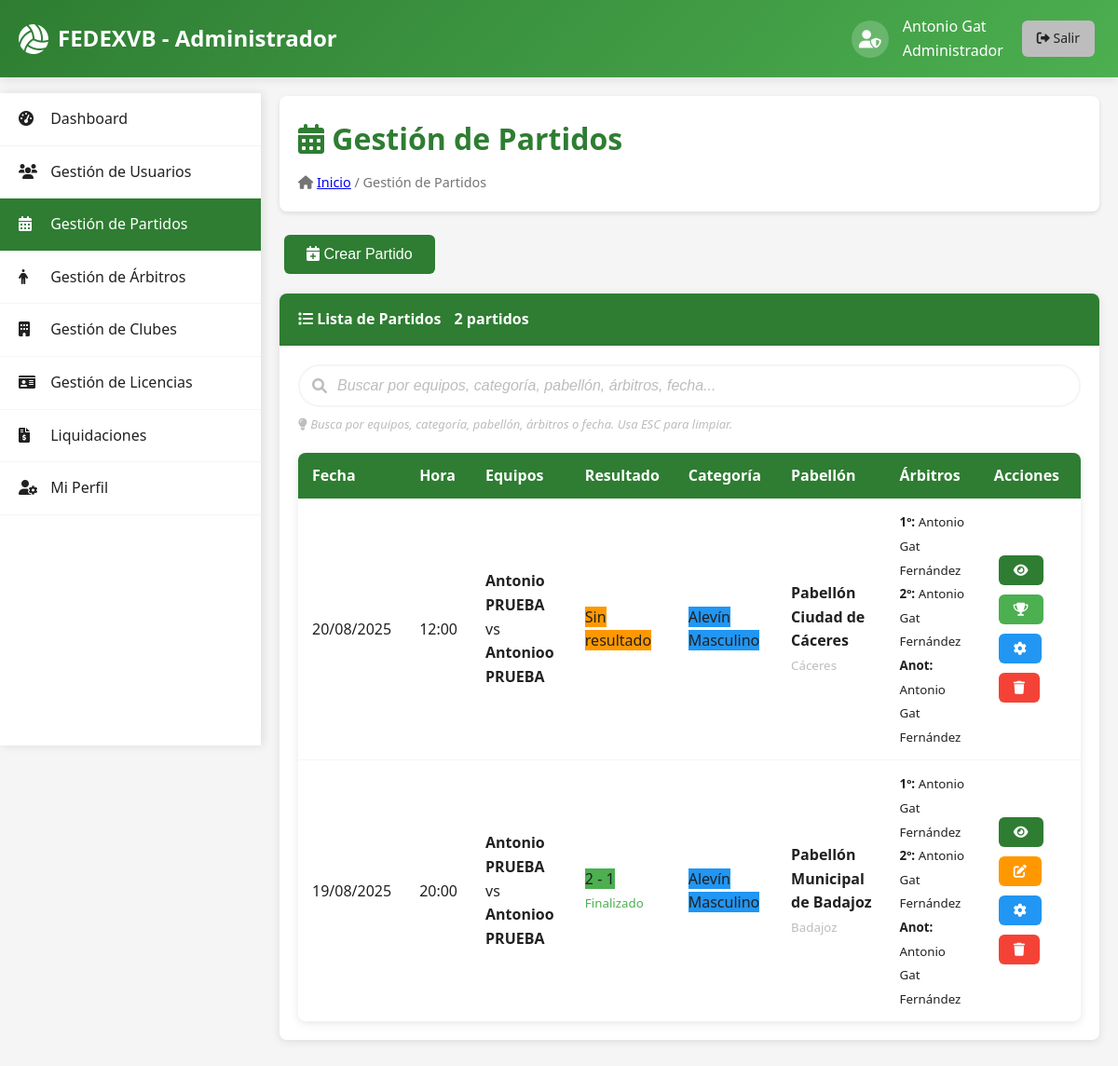
The page /admin/partidos.php (signed in) on the database its author committed.
### tables this page shows
CREATE TABLE IF NOT EXISTS `partidos` (
  `id` int(11) NOT NULL AUTO_INCREMENT,
  `equipo_local_id` int(11) NOT NULL,
  `equipo_visitante_id` int(11) NOT NULL,
  `categoria_id` int(11) NOT NULL,
  `fecha` datetime NOT NULL,
  `pabellon_id` int(11) NOT NULL,
  `arbitro_principal_id` int(11) DEFAULT NULL,
  `arbitro_segundo_id` int(11) DEFAULT NULL,
  `anotador_id` int(11) DEFAULT NULL,
  `finalizado` tinyint(1) DEFAULT 0,
  `sets_local` int(11) DEFAULT NULL,
  `sets_visitante` int(11) DEFAULT NULL,
  `estado` enum('programado','finalizado','cancelado') DEFAULT 'programado',
  `fecha_actualizacion` timestamp NOT NULL DEFAULT current_timestamp() ON UPDATE current_timestamp(),
  PRIMARY KEY (`id`),
  KEY `equipo_local_id` (`equipo_local_id`),
  KEY `equipo_visitante_id` (`equipo_visitante_id`),
  KEY `categoria_id` (`categoria_id`),
  KEY `pabellon_id` (`pabellon_id`),
  KEY `arbitro_principal_id` (`arbitro_principal_id`),
  KEY `arbitro_segundo_id` (`arbitro_segundo_id`),
  KEY `anotador_id` (`anotador_id`),
  CONSTRAINT `partidos_ibfk_1` FOREIGN KEY (`equipo_local_id`) REFERENCES `equipos` (`id`),
  CONSTRAINT `partidos_ibfk_2` FOREIGN KEY (`equipo_visitante_id`) REFERENCES `equipos` (`id`),
  CONSTRAINT `partidos_ibfk_3` FOREIGN KEY (`categoria_id`) REFERENCES `categorias` (`id`),
  CONSTRAINT `partidos_ibfk_4` FOREIGN KEY (`pabellon_id`) REFERENCES `pabellones` (`id`),
  CONSTRAINT `partidos_ibfk_5` FOREIGN KEY (`arbitro_principal_id`) REFERENCES `arbitros` (`id`),
  CONSTRAINT `partidos_ibfk_6` FOREIGN KEY (`arbitro_segundo_id`) REFERENCES `arbitros` (`id`),
  CONSTRAINT `partidos_ibfk_7` FOREIGN KEY (`anotador_id`) REFERENCES `arbitros` (`id`)
);

CREATE TABLE IF NOT EXISTS `equipos` (
  `id` int(11) NOT NULL AUTO_INCREMENT,
  `club_id` int(11) NOT NULL,
  `nombre` varchar(200) NOT NULL,
  `categoria_id` int(11) NOT NULL,
  PRIMARY KEY (`id`),
  KEY `club_id` (`club_id`),
  KEY `categoria_id` (`categoria_id`),
  CONSTRAINT `equipos_ibfk_1` FOREIGN KEY (`club_id`) REFERENCES `clubes` (`id`) ON DELETE CASCADE,
  CONSTRAINT `equipos_ibfk_2` FOREIGN KEY (`categoria_id`) REFERENCES `categorias` (`id`)
);

CREATE TABLE IF NOT EXISTS `categorias` (
  `id` int(11) NOT NULL AUTO_INCREMENT,
  `nombre` varchar(100) NOT NULL,
  `descripcion` text DEFAULT NULL,
  PRIMARY KEY (`id`),
  UNIQUE KEY `nombre` (`nombre`)
);

CREATE TABLE IF NOT EXISTS `pabellones` (
  `id` int(11) NOT NULL AUTO_INCREMENT,
  `nombre` varchar(200) NOT NULL,
  `ciudad` varchar(100) NOT NULL,
  `direccion` text DEFAULT NULL,
  PRIMARY KEY (`id`)
);

### admin/partidos.php (the view, shortened to what this page needs)
<?php
$database = new Database();
$conn = $database->getConnection();
$query = "SELECT p.*,
                 el.nombre as equipo_local_nombre,
                 ev.nombre as equipo_visitante_nombre,
                 c.nombre as categoria_nombre,
                 pab.nombre as pabellon_nombre,
                 pab.ciudad as pabellon_ciudad,
                 CONCAT(a1.nombre, ' ', a1.apellidos) as arbitro1_nombre,
                 CONCAT(a2.nombre, ' ', a2.apellidos) as arbitro2_nombre,
                 CONCAT(an.nombre, ' ', an.apellidos) as anotador_nombre
          FROM partidos p
          LEFT JOIN equipos el ON p.equipo_local_id = el.id
          LEFT JOIN equipos ev ON p.equipo_visitante_id = ev.id
          LEFT JOIN categorias c ON p.categoria_id = c.id
          LEFT JOIN pabellones pab ON p.pabellon_id = pab.id
          LEFT JOIN arbitros a1 ON p.arbitro_principal_id = a1.id
          LEFT JOIN arbitros a2 ON p.arbitro_segundo_id = a2.id
          LEFT JOIN arbitros an ON p.anotador_id = an.id
          ORDER BY p.fecha DESC";
$stmt = $conn->prepare($query);
$stmt->execute();
$partidos = $stmt->fetchAll(PDO::FETCH_ASSOC);
?>
<!DOCTYPE html>
<html lang="es">
<head>
    <link rel="stylesheet" href="../assets/css/style.css">
    <link rel="stylesheet" href="../assets/css/search-bar.css">
    <link rel="stylesheet" href="https://cdnjs.cloudflare.com/ajax/libs/font-awesome/6.0.0/css/all.min.css">
</head>
<body>
    <header class="header">
        <div class="container">
            <div class="header-content">
                <div class="logo">
                    <i class="fas fa-volleyball-ball"></i>
                    <span>FEDEXVB - Administrador</span>
                </div>
                <div class="user-info">
                    <div class="user-avatar">
                        <i class="fas fa-user-shield"></i>
                    </div>
                    <div>
                        <div class="user-name"><?php echo $_SESSION['user_name'] . ' ' . $_SESSION['user_lastname']; ?></div>
                        <div class="user-role">Administrador</div>
                    </div>
                    <a href="../includes/logout.php" class="btn btn-secondary btn-sm">
                        <i class="fas fa-sign-out-alt"></i> Salir
                    </a>
                </div>
            </div>
        </div>
    </header>
    <nav class="sidebar">
        <ul class="sidebar-menu">
            <li><a href="dashboard.php"><i class="fas fa-tachometer-alt"></i> Dashboard</a></li>
            <li><a href="usuarios.php"><i class="fas fa-users"></i> Gestión de Usuarios</a></li>
            <li><a href="partidos.php" class="active"><i class="fas fa-calendar-alt"></i> Gestión de Partidos</a></li>
            <li><a href="arbitros.php"><i class="fa-solid fa-person"></i> Gestión de Árbitros</a></li>
            <li><a href="clubes.php"><i class="fas fa-building"></i> Gestión de Clubes</a></li>
            <li><a href="licencias.php"><i class="fas fa-id-card"></i> Gestión de Licencias</a></li>
            <li><a href="liquidaciones.php"><i class="fas fa-file-invoice-dollar"></i> Liquidaciones</a></li>
            <li><a href="perfil.php"><i class="fas fa-user-cog"></i> Mi Perfil</a></li>
        </ul>
    </nav>
    <main class="main-content">
        <div class="content-header">
            <h1><i class="fas fa-calendar-alt"></i> Gestión de Partidos</h1>
            <div class="breadcrumb">
                <i class="fas fa-home"></i> <a href="dashboard.php">Inicio</a> / Gestión de Partidos
            </div>
        </div>
        <div class="mb-3">
            <button onclick="openModal('createPartidoModal')" class="btn btn-primary">
                <i class="fas fa-calendar-plus"></i> Crear Partido
            </button>
        </div>
        <div class="card">
            <div class="card-header">
                <i class="fas fa-list"></i> Lista de Partidos
                <span class="badge" style="background: var(--primary-green); color: white; margin-left: 10px;">
                    <span id="total-count"><?php echo count($partidos); ?></span> partidos
                </span>
            </div>
            <div class="card-body">
                <div class="search-container">
                    <div class="search-input-group">
                        <div class="search-input-icon">
                            <i class="fas fa-search"></i>
                            <input type="text"
                                   id="searchInput"
                                   placeholder="Buscar por equipos, categoría, pabellón, árbitros, fecha..."
                                   class="search-input-field">
                        </div>
                    </div>
                    <div class="search-help">
                        <i class="fas fa-lightbulb"></i>
                        <em>Busca por equipos, categoría, pabellón, árbitros o fecha. Usa ESC para limpiar.</em>
                    </div>
                </div>
                <div class="table-responsive">
                    <table class="table data-table searchable-table" id="partidosTable">
                        <thead>
                            <tr>
                                <th data-sortable>Fecha</th>
                                <th data-sortable>Hora</th>
                                <th data-sortable>Equipos</th>
                                <th data-sortable>Resultado</th>
                                <th data-sortable>Categoría</th>
                                <th data-sortable>Pabellón</th>
                                <th>Árbitros</th>
                                <th>Acciones</th>
                            </tr>
                        </thead>
                        <tbody>
                            <?php foreach ($partidos as $partido): ?>
                            <tr>
                                <td><?php echo date('d/m/Y', strtotime($partido['fecha'])); ?></td>
                                <td><?php echo date('H:i', strtotime($partido['fecha'])); ?></td>
                                <td>
                                    <strong><?php echo $partido['equipo_local_nombre']; ?></strong>
                                    <br>vs<br>
                                    <strong><?php echo $partido['equipo_visitante_nombre']; ?></strong>
                                </td>
                                <td>
                                    <?php if ($partido['sets_local'] !== null && $partido['sets_visitante'] !== null): ?>
                                        <span class="badge" style="background: var(--success);">
                                            <?php echo $partido['sets_local']; ?> - <?php echo $partido['sets_visitante']; ?>
                                        </span>
                                        <br>
                                        <small style="color: var(--success);">Finalizado</small>
                                    <?php else: ?>
                                        <span class="badge" style="background: var(--warning);">
                                            Sin resultado
                                        </span>
                                    <?php endif; ?>
                                </td>
                                <td>
                                    <span class="badge" style="background: var(--info);">
                                        <?php echo $partido['categoria_nombre']; ?>
                                    </span>
                                </td>
                                <td>
                                    <strong><?php echo $partido['pabellon_nombre']; ?></strong><br>
                                    <small style="color: var(--medium-gray);"><?php echo $partido['pabellon_ciudad']; ?></small>
                                </td>
                                <td>
                                    <small>
                                        <strong>1º:</strong> <?php echo $partido['arbitro1_nombre'] ?: '-'; ?><br>
                                        <strong>2º:</strong> <?php echo $partido['arbitro2_nombre'] ?: '-'; ?><br>
                                        <strong>Anot:</strong> <?php echo $partido['anotador_nombre'] ?: '-'; ?>
                                    </small>
                                </td>
                                <td>
                                    <button onclick="verDetalles(<?php echo $partido['id']; ?>)" class="btn btn-primary btn-sm">
                                        <i class="fas fa-eye"></i>
                                    </button>
                                    <?php if ($partido['sets_local'] === null): ?>
                                        <button onclick="abrirResultados(<?php echo $partido['id']; ?>)" class="btn btn-success btn-sm">
                                            <i class="fas fa-trophy"></i>
                                        </button>
                                    <?php else: ?>
                                        <button onclick="editarResultados(<?php echo $partido['id']; ?>)" class="btn btn-warning btn-sm">
                                            <i class="fas fa-edit"></i>
                                        </button>
                                    <?php endif; ?>
                                    <button onclick="editPartido(<?php echo $partido['id']; ?>)" class="btn btn-info btn-sm">
                                        <i class="fas fa-cog"></i>
                                    </button>
                                    <button onclick="deletePartido(<?php echo $partido['id']; ?>)" class="btn btn-danger btn-sm btn-delete"
                                            data-message="¿Está seguro de eliminar este partido?">
                                        <i class="fas fa-trash"></i>
                                    </button>
                                </td>
                            </tr>
                            <?php endforeach; ?>
                        </tbody>
                    </table>
                </div>
            </div>
        </div>
    </main>
</body>
</html>

### assets/css/style.css (style rules this page uses)
:root { --primary-green: #2E7D32; --light-green: #4CAF50; --dark-green: #1B5E20; --primary-black: #212121; --light-black: #424242; --primary-white: #FFFFFF; --light-gray: #F5F5F5; --medium-gray: #BDBDBD; --dark-gray: #757575; --success: #4CAF50; --warning: #FF9800; --error: #F44336; --info: #2196F3; }
* { margin: 0; padding: 0; box-sizing: border-box; }
body { font-family: 'Segoe UI', Tahoma, Geneva, Verdana, sans-serif; background-color: var(--light-gray); color: var(--primary-black); line-height: 1.6; }
.container { max-width: 1200px; margin: 0 auto; padding: 0 20px; }
.header { background: linear-gradient(135deg, var(--primary-green), var(--light-green)); color: var(--primary-white); padding: 1rem 0; box-shadow: 0 2px 10px rgba(0,0,0,0.1); }
.header-content { display: flex; justify-content: space-between; align-items: center; flex-wrap: wrap; }
.logo { display: flex; align-items: center; gap: 10px; font-size: 1.5rem; font-weight: bold; }
.logo i { font-size: 2rem; }
.user-info { display: flex; align-items: center; gap: 15px; color: var(--primary-white); }
.user-avatar { width: 40px; height: 40px; background-color: rgba(255,255,255,0.2); border-radius: 50%; display: flex; align-items: center; justify-content: center; font-size: 1.2rem; }
.sidebar { background-color: var(--primary-white); width: 280px; height: calc(100vh - 100px); position: fixed; left: 0; top: 100px; overflow-y: auto; box-shadow: 2px 0 10px rgba(0,0,0,0.1); z-index: 1000; }
.sidebar-menu { list-style: none; padding: 0; }
.sidebar-menu li { border-bottom: 1px solid var(--light-gray); }
.sidebar-menu a { display: block; padding: 15px 20px; text-decoration: none; color: var(--primary-black); transition: all 0.3s ease; }
.sidebar-menu a.active { background-color: var(--primary-green); color: var(--primary-white); }
.sidebar-menu i { margin-right: 10px; width: 20px; }
.main-content { margin-left: 280px; padding: 20px; min-height: calc(100vh - 100px); }
.content-header { background-color: var(--primary-white); padding: 20px; border-radius: 8px; margin-bottom: 20px; box-shadow: 0 2px 5px rgba(0,0,0,0.1); }
.content-header h1 { color: var(--primary-green); margin-bottom: 10px; }
.breadcrumb { color: var(--dark-gray); font-size: 0.9rem; }
.card { background-color: var(--primary-white); border-radius: 8px; box-shadow: 0 2px 10px rgba(0,0,0,0.1); margin-bottom: 20px; overflow: hidden; }
.card-header { background-color: var(--primary-green); color: var(--primary-white); padding: 15px 20px; font-weight: bold; }
.card-body { padding: 20px; }
.btn { display: inline-block; padding: 12px 24px; border: none; border-radius: 6px; cursor: pointer; text-decoration: none; font-size: 1rem; font-weight: 500; text-align: center; transition: all 0.3s ease; margin: 5px; }
.btn-primary { background-color: var(--primary-green); color: var(--primary-white); }
.btn-secondary { background-color: var(--medium-gray); color: var(--primary-black); }
.btn-success { background-color: var(--success); color: var(--primary-white); }
.btn-warning { background-color: var(--warning); color: var(--primary-white); }
.btn-danger { background-color: var(--error); color: var(--primary-white); }
.btn-info { background-color: var(--info); color: var(--primary-white); }
.btn-sm { padding: 8px 16px; font-size: 0.875rem; }
.table { width: 100%; border-collapse: collapse; background-color: var(--primary-white); border-radius: 8px; overflow: hidden; box-shadow: 0 2px 10px rgba(0,0,0,0.1); }
.table th, .table td { padding: 12px 15px; text-align: left; border-bottom: 1px solid var(--light-gray); }
.table th { background-color: var(--primary-green); color: var(--primary-white); font-weight: 600; }
.table tr:last-child td { border-bottom: none; }
.mb-3 { margin-bottom: 1rem; }
.table thead th { background-color: var(--primary-green); color: white; border: none; font-weight: 600; }

### rows shown on the page
partidos: fecha "20/08/2025", fecha "12:00", equipo_local.nombre "Antonio PRUEBA", equipo_visitante.nombre "Antonioo PRUEBA", shows "Sin resultado", categoria.nombre "Alevín Masculino", pabellon.nombre "Pabellón Ciudad de Cáceres", pabellon.ciudad "Cáceres", arbitro1_nombre "Antonio Gat Fernández", arbitro2_nombre "Antonio Gat Fernández", anotador_nombre "Antonio Gat Fernández"
partidos: fecha "19/08/2025", fecha "20:00", equipo_local.nombre "Antonio PRUEBA", equipo_visitante.nombre "Antonioo PRUEBA", sets_local "2", sets_visitante "1", categoria.nombre "Alevín Masculino", pabellon.nombre "Pabellón Municipal de Badajoz", pabellon.ciudad "Badajoz", arbitro1_nombre "Antonio Gat Fernández", arbitro2_nombre "Antonio Gat Fernández", anotador_nombre "Antonio Gat Fernández"

### other values the page prints
$_SESSION['user_name'] "Antonio"
$_SESSION['user_lastname'] "Gat"
count($partidos) "2"
